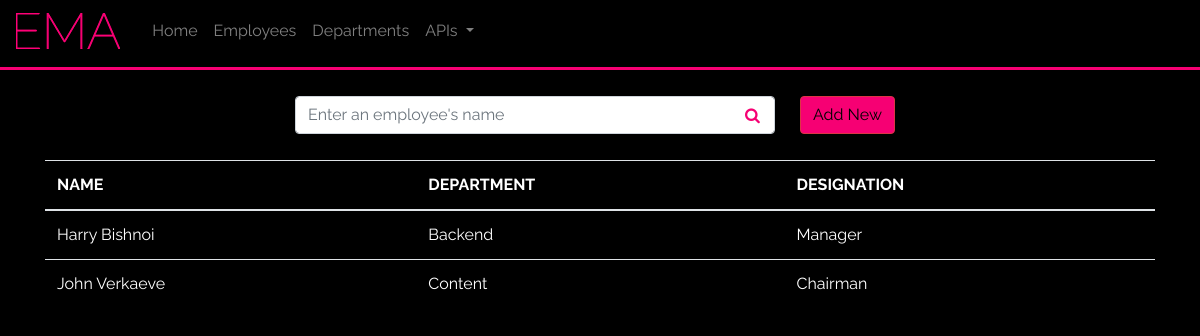
Screenshot of /employee_info/ with the database file from the repository.
### employees/models.py (models this page shows)
class Employees(models.Model):
    employee_name = models.CharField(max_length=100)
    employee_age = models.IntegerField()
    employee_gender = models.CharField(max_length=100)
    employee_phone = models.CharField(max_length=100)
    employee_email = models.EmailField(max_length=100)
    employee_dept = models.CharField(max_length=100)
    employee_desg = models.CharField(max_length=100)
    profile_pic = models.ImageField(upload_to='profile',blank=True)
    verification_doc = models.FileField(upload_to='pdf',default="")

### employees/views.py (the view)
# urls.py: path('employee_info/', RetrieveEmployee.as_view(), name = 'EmployeeInfo'),
class RetrieveEmployee(ListView):
    model = Employees
    form_class = GetEmployeeForm
    success_url = reverse_lazy('/')
    def get(self, request, *args, **kwargs):
        q = request.GET.get('q', '')
        self.results = Employees.objects.filter(employee_name__icontains=q)
        return super().get(request, *args, **kwargs)
    def get_context_data(self, **kwargs):
        context = super().get_context_data(results=self.results, **kwargs)
        context["qs_json"] = json.dumps(list(Employees.objects.values()))
        return context

### employees/templates/employees/employees_list.html (shortened to what this page needs)
{% extends 'index.html' %}
{% load static %}
{% block content %}
<div class="container">
    <div class="d-flex justify-content-center align-items-center flex-content">
        <div class="col-md-8">
          <div class="justify-content-center align-items-center search d-flex form-group wrapper">
              <input type="text" class="h-35 form-control" id="search-input" placeholder="Enter an employee's name">
              <i class="fa fa-search"></i>
              <a href="{% url 'AddEmployee' %}"><button type="button" class="btn btn-danger search-button">Add New</button></a>
          </div>
        </div>
    </div>
            <table class="table">
                <thead>
                    <tr>
                        <th scope="col">NAME</th>
                        <th scope="col">DEPARTMENT</th>
                        <th scope="col">DESIGNATION</th>
                      </tr>
                </thead>
                <tbody id = "employees_table">
                    {% for object in object_list %}
                          <tr>
                            <td><a href="{% url 'EmployeeDetail' pk=object.pk %}">{{ object.employee_name }}</a></td>
                            <td>{{ object.employee_dept }}</td>
                            <td>{{ object.employee_desg }}</td>
                          </tr>
                    {% endfor %}
                </tbody>
            </table>
</div>
{% endblock %}

### employees/static/style.css (style rules this page uses)
html { overflow: scroll; overflow-x: hidden; }
body { background-color: black; color: white; font-family: 'Raleway'; }
button { margin:10px; }
.btn-danger, .btn-danger:hover, .btn-danger:active, .btn-danger:visited { background-color: #F60073 !important; color: black !important; }
.wrapper { position: relative; }
.fa-search { position: relative; top: 0px; left: -30px; color: #F60073; }
input, select { max-width: 30em }
a:link { text-decoration: none; }
*, *:before, *:after { -moz-box-sizing: border-box; -webkit-box-sizing: border-box; box-sizing: border-box; }

### rows the page displays
Employees: employee_name "Harry Bishnoi", employee_dept "Backend", employee_desg "Manager"
Employees: employee_name "John Verkaeve", employee_dept "Content", employee_desg "Chairman"
